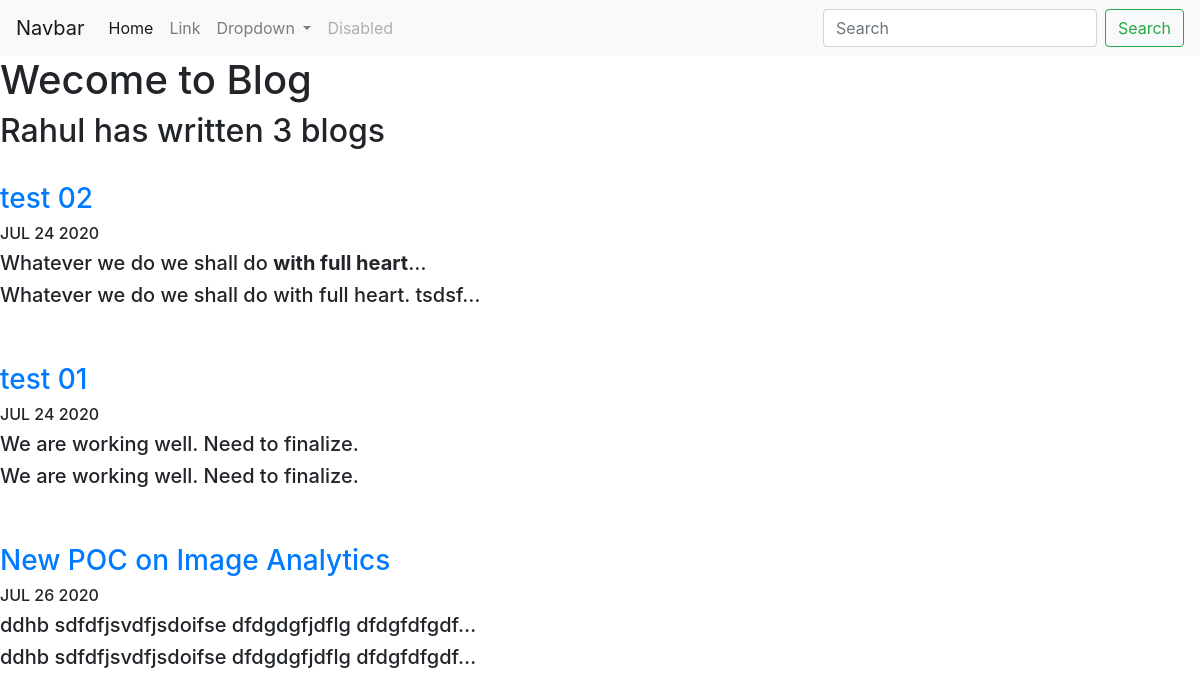
Screenshot of /blog/ with the database file from the repository.
### blog_app/models.py (models this page shows)
class Blog(models.Model):
    title = models.CharField(max_length=200)
    date = models.DateField()
    description = models.TextField()

### blog_app/views.py (the view)
# urls.py: path('', views.all_blogs, name= "all_blogs"),
def all_blogs(request):
    blogs = Blog.objects.all()
    return render(request, 'blog_app/all_blogs.html', {'blogs':blogs})

### blog_app/templates/blog_app/all_blogs.html
{% extends 'personal_prof_app/base.html' %}
{% block content %}
<h1>Wecome to Blog</h1>
<h2>Rahul has written {{ blogs.count }} blog{{ blogs.count|pluralize }} </h2>
{% for blog in blogs %}
<br>
<a href="{% url 'blog:detail' blog.id %}"><h3>{{ blog.title }}</h3></a>
<h6>{{ blog.date|date:'M d Y'|upper }}</h6>
<h5>{{ blog.description|safe|truncatechars:50 }}</h5>
<h5>{{ blog.description|striptags|truncatechars:50 }}</h5>
<br>
{% endfor %}
{% endblock %}

### personal_prof_app/templates/personal_prof_app/base.html (shortened to what this page needs)
<!doctype html>
<html lang="en">
  <head>
    <link rel="stylesheet" href="https://stackpath.bootstrapcdn.com/bootstrap/4.5.0/css/bootstrap.min.css">
  </head>
  <body>
    <nav class="navbar navbar-expand-lg navbar-light bg-light">
        <a class="navbar-brand" href="#">Navbar</a>
        <div class="collapse navbar-collapse" id="navbarSupportedContent">
          <ul class="navbar-nav mr-auto">
            <li class="nav-item active">
              <a class="nav-link" href="#">Home <span class="sr-only">(current)</span></a>
            </li>
            <li class="nav-item">
              <a class="nav-link" href="#">Link</a>
            </li>
            <li class="nav-item dropdown">
              <a class="nav-link dropdown-toggle" href="#" id="navbarDropdown" role="button" data-toggle="dropdown" aria-haspopup="true" aria-expanded="false">
                Dropdown
              </a>
            </li>
            <li class="nav-item">
              <a class="nav-link disabled" href="#" tabindex="-1" aria-disabled="true">Disabled</a>
            </li>
          </ul>
          <form class="form-inline my-2 my-lg-0">
            <input class="form-control mr-sm-2" type="search" placeholder="Search" aria-label="Search">
            <button class="btn btn-outline-success my-2 my-sm-0" type="submit">Search</button>
          </form>
        </div>
      </nav>
    {% block content %}{% endblock %}
  </body>
</html>

### rows the page displays
Blog: title "test 02", date "JUL 24 2020", description "Whatever we do we shall do with full heart …", description "Whatever we do we shall do with full heart. tsdsf…"
Blog: title "test 01", date "JUL 24 2020", description "We are working well. Need to finalize."
Blog: title "New POC on Image Analytics", date "JUL 26 2020", description "ddhb sdfdfjsvdfjsdoifse dfdgdgfjdflg dfdgfdfgdf…"

### other values shown
{{ blogs.count }} "3"
